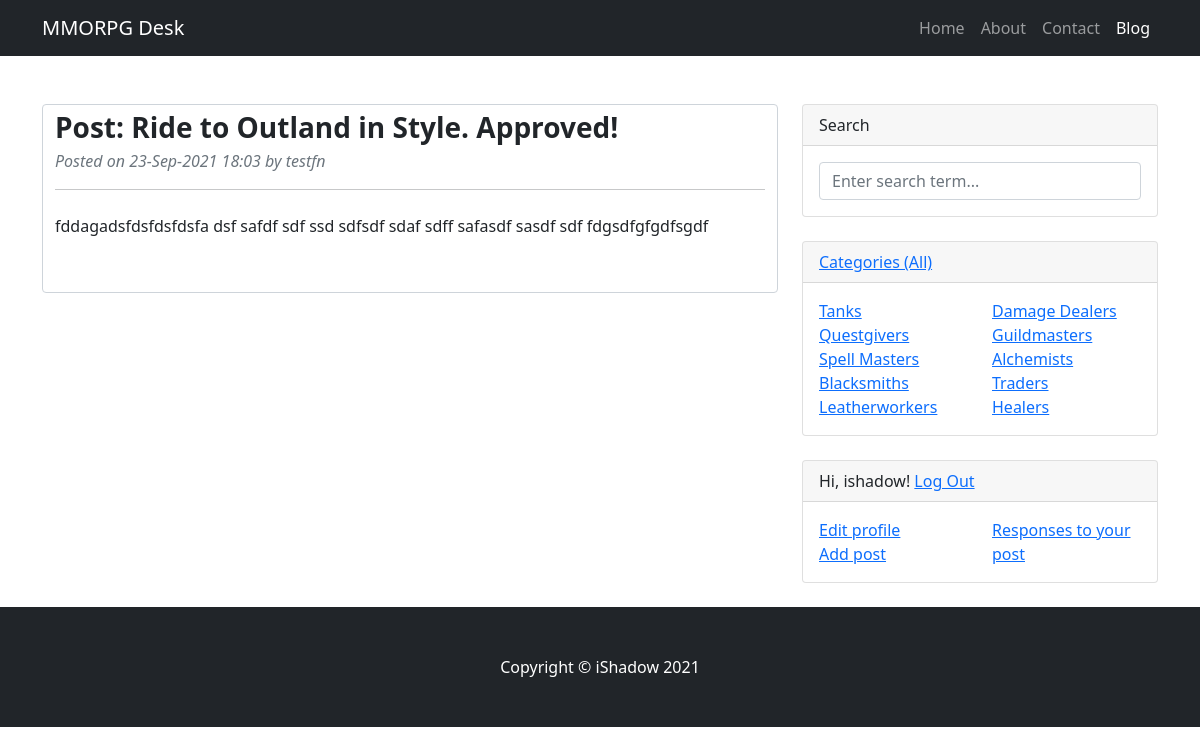
Page /posts/comments/ (signed in) on the earlier database version.
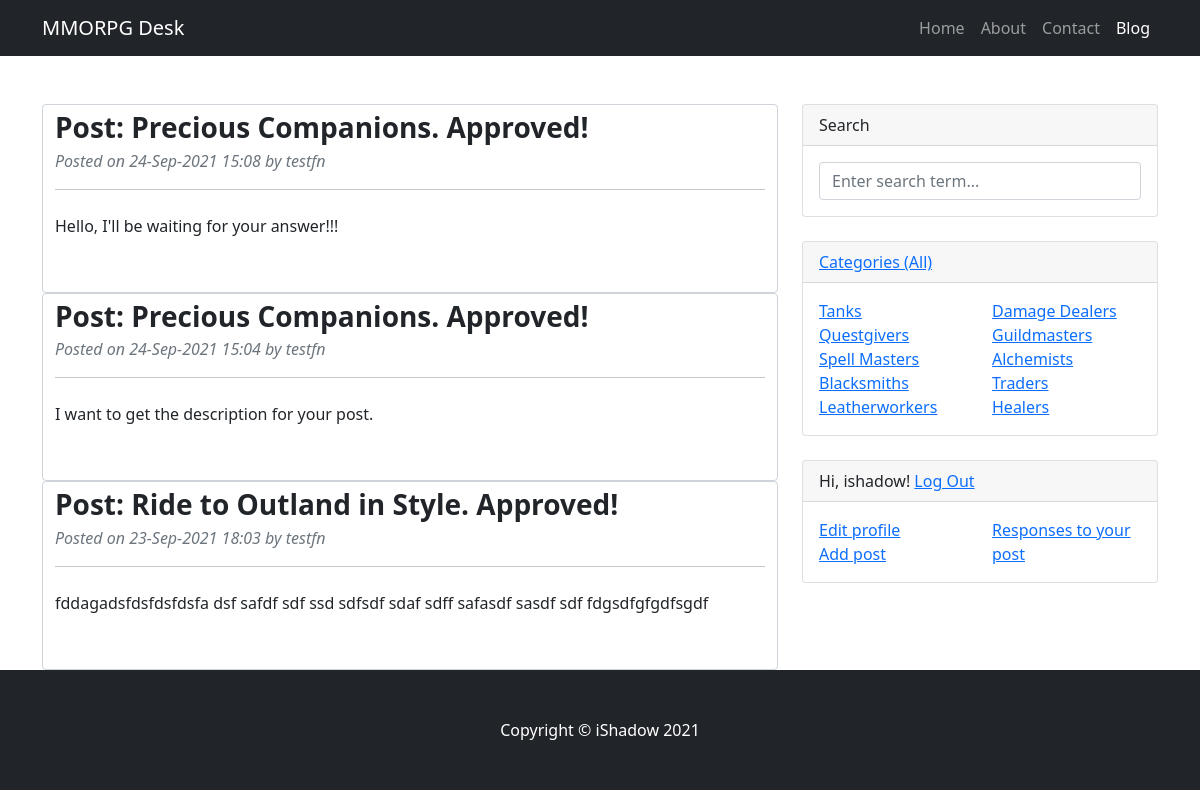
Same page on the later database version.
### BB/models.py (models this page shows, shortened)
class Comment(models.Model):
    author = models.ForeignKey(CustomUser, on_delete=models.CASCADE)
    post = models.ForeignKey(Post, on_delete=models.CASCADE)
    date_posted = models.DateTimeField(auto_now_add=True)
    content = models.TextField()
    approved = models.BooleanField(default=False)
    @property
    def post_title(self):
        return self.post.title

class Post(models.Model):
    author = models.ForeignKey(CustomUser, on_delete=models.CASCADE)
    category = models.ManyToManyField(Category, through='PostCategory')
    title = models.CharField(max_length=255)
    date_posted = models.DateTimeField(auto_now_add=True)
    content = RichTextField()
    rating = models.IntegerField(default=0)

class Category(models.Model):
    name = models.CharField(max_length=255, unique=True)

### accounts/models.py (models this page shows)
class CustomUser(AbstractUser):
    pass

### BB/views.py (the view)
# urls.py: path('comments/', CommentListView.as_view(), name='comment_list'),
class CommentListView(LoginRequiredMixin, ListView):
    model = Comment  # указываем модель, объекты которой мы будем выводить
    template_name = 'BB/comments.html'  # указываем имя шаблона, в котором будет лежать html, в котором будут все инструкции о том, как именно пользователю должны вывестись наши объекты
    context_object_name = 'comments'  # это имя списка, в котором будут лежать все объекты, его надо указать, чтобы обратиться к самому списку объектов через html-шаблон
    form_class = CommentFormList
    def get_queryset(self):
        queryset = Comment.objects.filter(post__author=self.request.user).order_by('post', '-date_posted')
        return queryset
    def get_context_data(self, **kwargs):
        context = super().get_context_data(**kwargs)
        i = 0
        list_fh = []
        list_sh = []
        for cat in Category.objects.all():
            i += 1
            if i <= len(Category.objects.all()) / 2:
                list_fh.append(cat)
            else:
                list_sh.append(cat)
        context['categories'] = Category.objects.all()
        context['cat_fh'] = list_fh
        context['cat_sh'] = list_sh
        return context

### templates/BB/comments.html (shortened to what this page needs)
{% extends 'flatpages/default.html' %}
{% load static %}
{% load i18n %}
{% block content %}
    {% if comments %}
        {% for comment in comments %}
            {% if comment.approved %}
            <article class="form-control">
                <header class="mb-4">
                    <h3 class="fw-bolder mb-1">Post: {{ comment.post_title }}. Approved!</h3>
                    <div class="text-muted fst-italic mb-2">Posted on {{ comment.date_posted|date:'d-M-Y' }} {{ comment.date_posted|time:"H:i" }} by {{ comment.author }}</div>
                    <hr>
                </header>
                <section class="mb-5 was-validated">
                    {{ comment.content }}
                </section>
            </article>
            {% endif %}
        {% endfor %}
    {% else %}
        <h2> {% blocktrans %}Comments not found{% endblocktrans %}</h2>
    {% endif %}
{% endblock content %}
{% block cat-widget %}
    {% if cat_fh or cat_sh %}
        <div class="col-sm-6">
            <ul class="list-unstyled mb-0">
                {% for category in cat_fh %}
                    <li><a href="{% url 'category_detail' category.id %}">{{ category.name }}</a></li>
                {% endfor %}
            </ul>
        </div>
        <div class="col-sm-6">
            <ul class="list-unstyled mb-0">
                {% for category in cat_sh %}
                    <li><a href="{% url 'category_detail' category.id %}">{{ category.name }}</a></li>
                {% endfor %}
            </ul>
        </div>
    {% else %}
        <h4>Categories not found</h4>
    {% endif %}
{% endblock cat-widget %}

### templates/flatpages/default.html (shortened to what this page needs)
{% load static %}
{% load i18n %}
<!DOCTYPE html>
<html lang="en">
    <head>
        <link href="{% static 'vendor/bootstrap/css/styles.css' %}" rel="stylesheet" />
    </head>
    <body>
        <nav class="navbar navbar-expand-lg navbar-dark bg-dark">
            <div class="container">
                <a class="navbar-brand" href="/home">MMORPG Desk</a>
                <div class="collapse navbar-collapse" id="navbarSupportedContent">
                    <ul class="navbar-nav ms-auto mb-2 mb-lg-0">
                        <li class="nav-item"><a class="nav-link" href="{% url 'home' %}">Home</a></li>
                        <li class="nav-item"><a class="nav-link" href="{% url 'about' %}">About</a></li>
                        <li class="nav-item"><a class="nav-link" href="{% url 'contacts' %}">Contact</a></li>
                        <li class="nav-item"><a class="nav-link active" aria-current="page" href="/posts">Blog</a></li>
                    </ul>
                </div>
            </div>
        </nav>
        <div class="container mt-5">
            <div class="row">
                <div class="col-lg-8">
                   {% block content %}{% endblock content %}
                </div>
                <div class="col-lg-4">
                    <div class="card mb-4">
                        <div class="card-header">Search</div>
                        <div class="card-body">
                            <form class="input-group " action="{% url 'search_results' %}" method="get">
                                <input name="q" class="form-control" type="text" placeholder="Enter search term..." aria-label="Enter search term..." aria-describedby="button-search" />
                            </form>
                        </div>
                    </div>
                    <div class="card mb-4">
                        <div class="card-header"><a href="{% url 'post_list' %}">Categories (All)</a></div>
                        <div class="card-body">
                            <div class="row">
                                {% block cat-widget %}
                                {% endblock cat-widget %}
                            </div>
                        </div>
                    </div>
                    <div class="card mb-4">
                        <div class="card-header">
                            {% if user.is_authenticated %}
                                Hi, {{ user.username }}! <a href="{% url 'account_logout' %}">Log Out</a>
                            {% else %}
                                <a href="{% url 'account_login' %}">Log In</a> or <a href="{% url 'account_signup' %}">Registration</a>
                            {% endif %}
                        </div>
                        {% if user.is_authenticated %}
                            <div class="card-body">
                                <div class="row">
                                    <div class="col-sm-6">
                                        <ul class="list-unstyled mb-0">
                                            <li><a href="{% url 'signin' %}">Edit profile</a></li>
                                            <li><a href="{% url 'post_create' %}">Add post</a></li>
                                        </ul>
                                    </div>
                                    <div class="col-sm-6">
                                        <ul class="list-unstyled mb-0">
                                            <li><a href="{% url 'comment_list' %}">Responses to your post</a></li>
                                        </ul>
                                    </div>
                                </div>
                            </div>
                        {% else %}
                            <div class="card-body">To fully work with the blog, log in!</div>
                        {% endif %}
                    </div>
                </div>
            </div>
        </div>
        <footer class="py-5 bg-dark">
            <div class="container"><p class="m-0 text-center text-white">Copyright &copy; iShadow 2021</p></div>
        </footer>
    </body>
</html>

Differences in the rows shown:
added Comment: post_title "Precious Companions", date_posted "24-Sep-2021", date_posted "15:08", author "testfn", content "Hello, I'll be waiting for your answer!!!"
added Comment: post_title "Precious Companions", date_posted "24-Sep-2021", date_posted "15:04", author "testfn", content "I want to get the description for your post."
